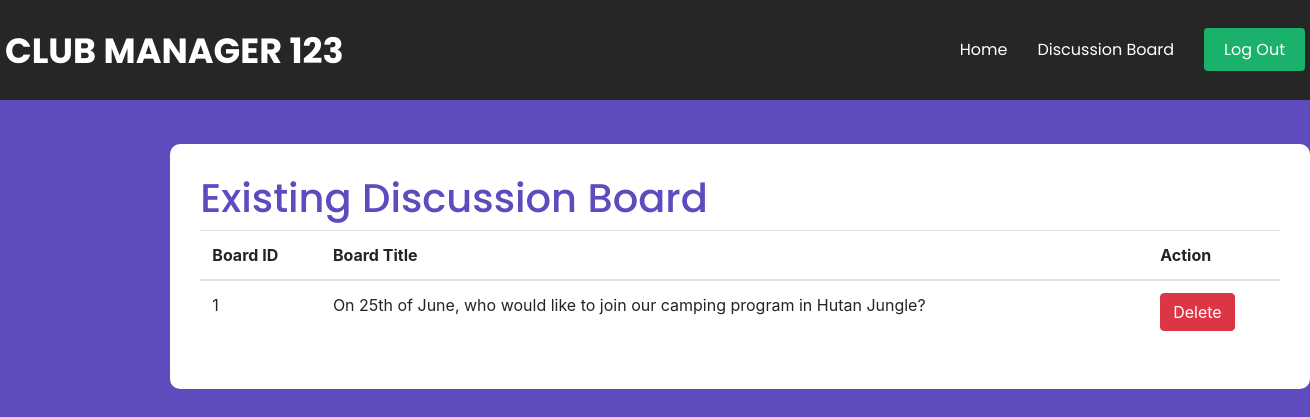
/php/comDelDisc.php (signed in), run on the app's committed database.
### tables this page shows
CREATE TABLE IF NOT EXISTS `discussion_board` (
  `board_ID` int NOT NULL AUTO_INCREMENT,
  `board_title` varchar(255) NOT NULL,
  `club_name` varchar(255) NOT NULL,
  PRIMARY KEY (`board_ID`),
  KEY `club_id` (`club_name`)
);

### php/comDelDisc.php (the view, shortened to what this page needs)
<?php
include '../template/comNavbar.php';
$sql = "SELECT * FROM discussion_board WHERE club_name = '".$_SESSION["comClubName"]."'";
$result = mysqli_query($_SESSION["conn"], $sql);
?>
<!DOCTYPE html>
<html lang="en">
<head>
  <link rel="stylesheet" href="https://cdn.jsdelivr.net/npm/bootstrap@4.6.1/dist/css/bootstrap.min.css">
</head>
<body>
<div class="container">
  <h2>Existing Discussion Board</h2>
  <table class="table">
    <thead>
      <tr>
        <th>Board ID</th>
        <th>Board Title</th>
        <th>Action</th>
      </tr>
    </thead>
    <tbody>
<?php
if (mysqli_num_rows($result) > 0) {
  while($row = mysqli_fetch_assoc($result)) {
      ?>
      <tr>
        <td><?php echo $row["board_ID"]?></td>
        <td><?php echo $row["board_title"]?></td>
        <td><button id='view-btn' name="<?php echo $row["board_ID"]?>" class="btn btn-danger">Delete</button></td>
      </tr>
      <?php
  }
} else {
  echo "0 results";
}
?>
</tbody>
  </table>
</div>
</body>
</html>

### css/navbar_.css (style rules this page uses)
* { margin: 0; padding: 0; list-style: none; text-decoration: none; }

### php/comDelDisc.php (style rules this page uses)
html { overflow:scroll; }
body { background-color:rgb(94, 75, 190); }
.container { position:absolute; left:13%; top:18%; background-color:white; border-radius: 10px; padding:30px; }
h2 { color:rgb(94, 75, 190); font-family:'Poppins'; font-size: 40px; }

### data on the page
discussion_board: board_ID "1", board_title "On 25th of June, who would like to join our camping program in Hutan Jungle?"
